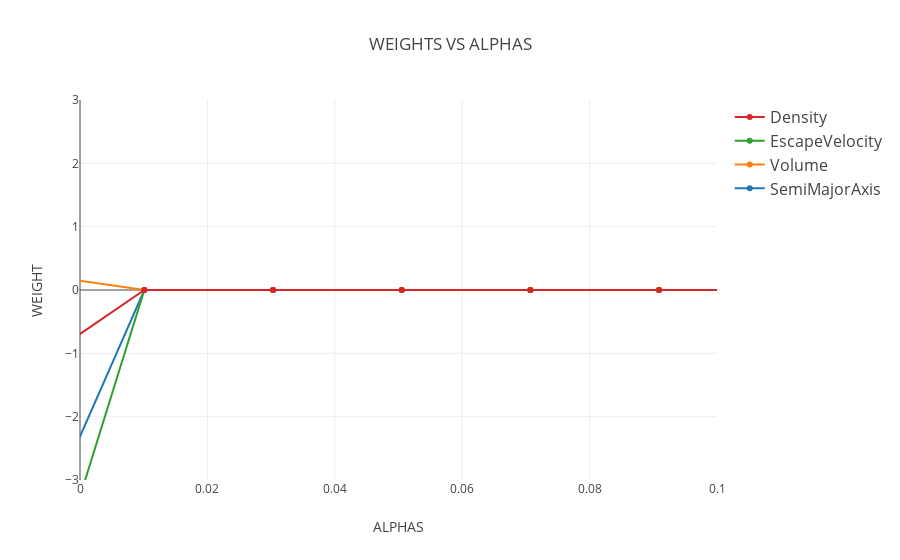

This figure's notebook cell:
### Markdown cell above
## WEIGHT VS ALPHA ##

### Code cell
data = []
for r in range(len(X_train.columns)):
    trace = go.Scatter(
        x = alphas_lasso,
        y = coefs[:, r],
        mode = 'lines+markers',
        name = X_train.columns[r],
        line = dict(shape = 'linear')
    )
    data.append(trace)
layout = dict(
    title = 'WEIGHTS VS ALPHAS',
    yaxis = dict(
        range = [-3,3],
        title = 'WEIGHT'
    ),
    xaxis = dict(
        range = [0,0.1],
        title = 'ALPHAS'
    ),
    legend = dict(
        traceorder = 'reversed',
        font = dict(size = 16)
    ))

fig = dict(data = data, layout = layout)
plot.iplot(fig, filename = 'WEIGHT_VS_ALPHA_SONAR')
